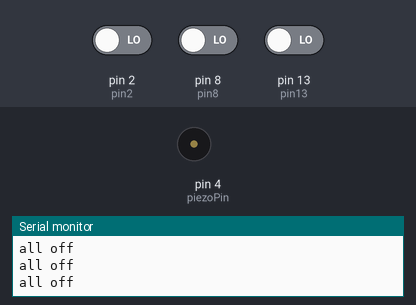
This sketch was run on a simulated Arduino Uno, built with avr-gcc and run on an emulated ATmega328P. Shown: buzzer (waves = sounding), the last lines printed to the serial monitor. Inputs (shaded band) come from the test bench; at power-on: pin 2 (pin2) LOW, pin 8 (pin8) LOW, pin 13 (pin13) LOW.

Above: at 1.2 s.
1.3 s: pin 2 (pin2) driven HIGH
At 2.4 s:
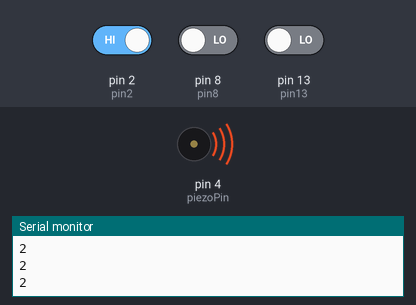
2.8 s: pin 8 (pin8) driven HIGH
4.3 s: pin 13 (pin13) driven HIGH
Timing chart, 0 to 7.3 s (numbered marks = the images above; inputs shaded):
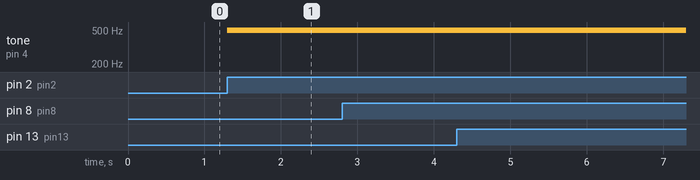

Measured:
- after the input at 1.3 s, tone on pin 4 (piezoPin): silent → 494 Hz at once

The sketch:

project.ino
```cpp
#include "pitches.h"

int pin13 = 13;
int pin2 = 2;
int pin8 = 8;
int piezoPin = 4;
int buttonState13 = 0;
int buttonState8 = 0;
int buttonState2 = 0;


int notes[] = {
NOTE_G4, NOTE_A4, NOTE_B4
};


void setup() {
  // put your setup code here, to run once:
pinMode (pin2, INPUT);
pinMode (pin8, INPUT);
pinMode (pin13, INPUT);
pinMode(piezoPin, OUTPUT);
Serial.begin (9600);
}

void loop() {
  // put your main code here, to run repeatedly:
buttonState13 = digitalRead (pin13);
if ((buttonState13 == HIGH))
 {tone(piezoPin, notes[0]);
Serial.println ("13");
 }
  buttonState8 = digitalRead (pin8);
  if((buttonState8 == HIGH))
 { tone(piezoPin, notes[1]);
  Serial.println ("8");
 }
  buttonState2 = digitalRead (pin2);
  if (buttonState2 == HIGH)
  {Serial.println ("2");
  tone(piezoPin, notes[2]);
  }
  if ((buttonState13==LOW)&&(buttonState8==LOW)&&(buttonState2==LOW))
{Serial.println ("all off");
noTone (piezoPin);
}
delay (100);
}
```
